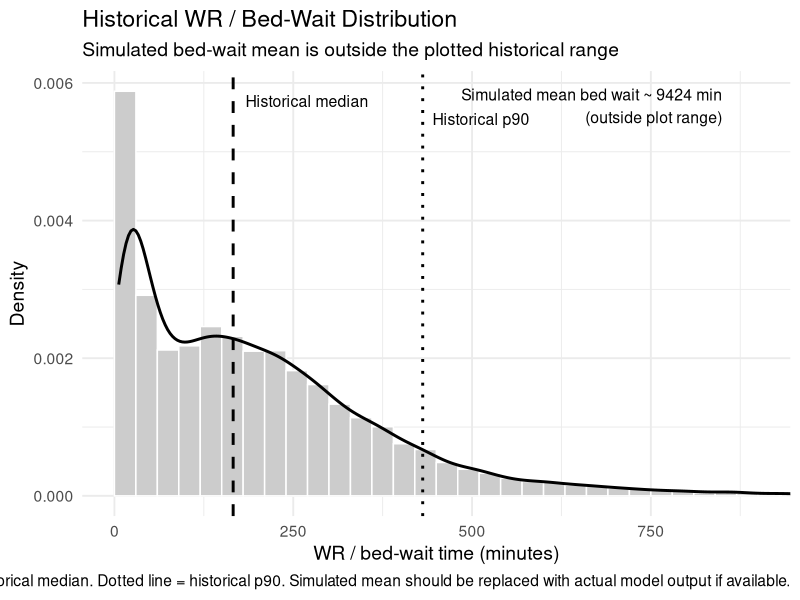

Reproduce this figure in R.
library(tidyverse)

# =============================================================================
# Optional WR / bed-wait validation diagnostic
# =============================================================================
#
# Purpose:
#   Compare historical WR / bed-wait duration against the simulated bed queue.
#
# Interpretation:
#   If the simulated bed-wait value is far outside the historical WR distribution,
#   that suggests the simplified "bed-first" resource assumption is creating
#   queue instability.
#
#   This should be framed as a resource/capacity sensitivity finding, not as a
#   failed model.
#
# Inputs:
#   historical_wr_duration.csv
#     - one column containing WR duration in minutes
#
# Note:
#   Replace sim_bed_wait_mean with the team's actual simulated bed-wait mean if
#   available. The value 9000 is only a rough estimate from the figure sent over.
# =============================================================================


# -----------------------------------------------------------------------------
# Load historical WR duration data
# -----------------------------------------------------------------------------

wr <- read.csv("1_data/bed_wait_validation.csv")

#normalize the column name in case it came out wonky
names(wr)[1] <- "wr_duration"

# -----------------------------------------------------------------------------
# Replace this with the actual simulated bed-wait mean if available.
# 9000 is only a rough estimate from the current figure.
# -----------------------------------------------------------------------------

sim_bed_wait_mean <- 9424


# -----------------------------------------------------------------------------
# Historical summary stats
# -----------------------------------------------------------------------------

wr_summary <- wr %>%
  summarise(
    n = n(),
    mean_min = mean(wr_duration, na.rm = TRUE),
    median_min = median(wr_duration, na.rm = TRUE),
    p75_min = quantile(wr_duration, 0.75, na.rm = TRUE),
    p90_min = quantile(wr_duration, 0.90, na.rm = TRUE),
    p95_min = quantile(wr_duration, 0.95, na.rm = TRUE),
    p99_min = quantile(wr_duration, 0.99, na.rm = TRUE),
    max_min = max(wr_duration, na.rm = TRUE)
  )

print(wr_summary)


# -----------------------------------------------------------------------------
# Plot: historical WR / bed-wait distribution with simulated mean annotation
# -----------------------------------------------------------------------------
# The x-axis is capped at 900 minutes for readability.
# If the simulated mean is much larger than that, it will be annotated rather
# than drawn as a vertical line.
# -----------------------------------------------------------------------------

ggplot(wr, aes(x = wr_duration)) +
  geom_histogram(
    aes(y = after_stat(density)),
    binwidth = 30,
    boundary = 0,
    fill = "grey80",
    color = "white"
  ) +
  geom_density(linewidth = 1) +
  geom_vline(
    xintercept = wr_summary$median_min,
    linetype = "dashed",
    linewidth = 1
  ) +
  geom_vline(
    xintercept = wr_summary$p90_min,
    linetype = "dotted",
    linewidth = 1
  ) +
  annotate(
    "text",
    x = wr_summary$median_min,
    y = Inf,
    label = "Historical median",
    vjust = 3.0,
    hjust = -0.1,
    size = 4
  ) +
  annotate(
    "text",
    x = wr_summary$p90_min,
    y = Inf,
    label = "Historical p90",
    vjust = 4.5,
    hjust = -0.1,
    size = 4
  ) +
  annotate(
    "text",
    x = 850,
    y = Inf,
    label = paste0(
      "Simulated mean bed wait ~ ",
      round(sim_bed_wait_mean),
      " min\n(outside plot range)"
    ),
    vjust = 1.5,
    hjust = 1,
    size = 4
  ) +
  coord_cartesian(xlim = c(0, 900)) +
  labs(
    title = "Historical WR / Bed-Wait Distribution",
    subtitle = "Simulated bed-wait mean is outside the plotted historical range",
    x = "WR / bed-wait time (minutes)",
    y = "Density",
    caption = "Dashed line = historical median. Dotted line = historical p90. Simulated mean should be replaced with actual model output if available."
  ) +
  theme_minimal(base_size = 14)

# =============================================================================
# Optional: stable-range comparison using full simulated bed-wait values
# =============================================================================
#
# Use this only if you have patient-level simulated bed-wait values.
#
# Why trim at historical p90?
#   The goal is not to hide the queue blow-up... we just want to separate:
#
#   1) how the simulation behaves while it is still inside a historically
#      plausible WR / bed-wait range; and
#
#   2) how often the simulation enters an overloaded queue state.
#
# Interpretation:
#   - The trimmed mean/median describes the stable-range simulated queue.
#   - The percent above historical p90 is the queue-instability signal.
# =============================================================================

# sim_results <- read.csv("your_simulation_output.csv")
# Replace bed_wait_min with the actual simulated bed-wait / queue-time column.

# hist_p90 <- as.numeric(wr_summary$p90_min)
#
# sim_queue_summary <- sim_results %>%
#   summarise(
#     n_sim = n(),
#     raw_mean_bed_wait_min = mean(bed_wait_min, na.rm = TRUE),
#     raw_median_bed_wait_min = median(bed_wait_min, na.rm = TRUE),
#     hist_p90_cutoff_min = hist_p90,
#     pct_above_hist_p90 = mean(bed_wait_min > hist_p90, na.rm = TRUE),
#     mean_bed_wait_trimmed_to_hist_p90 = mean(
#       bed_wait_min[bed_wait_min <= hist_p90],
#       na.rm = TRUE
#     ),
#     median_bed_wait_trimmed_to_hist_p90 = median(
#       bed_wait_min[bed_wait_min <= hist_p90],
#       na.rm = TRUE
#     ),
#     n_remaining_after_trim = sum(bed_wait_min <= hist_p90, na.rm = TRUE)
#   )
#
# print(sim_queue_summary)
